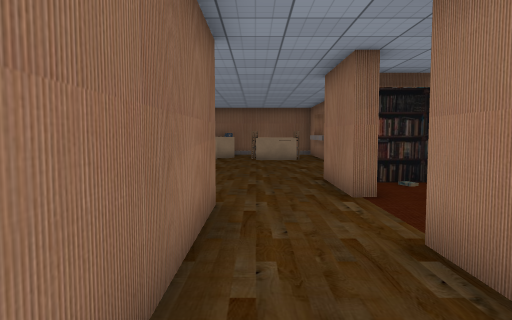
View 1 (above)

24 first-person views from a walk through a 3-D level made in the Unity game engine. The camera is 1.3 m above the floor, tilts 4° down and sees 70° across. The floor is counted in squares, 1 m on a side. Each view is taken from the middle of a square. On the plan, view 1 faces up. The plan holds only what a view shows up to about 15 squares ahead; the rest is blank. The place goes on beyond the plan. The player is left out. Door leaves are left out, so doorways stand open. Some surface patterns are stand-ins.

View 2
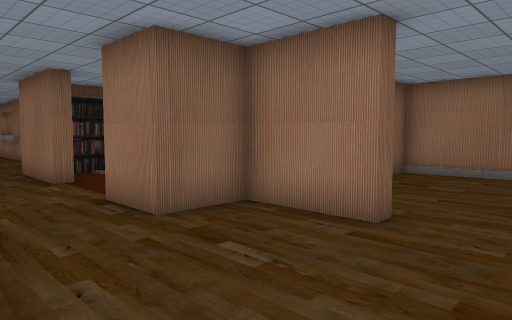

View 3
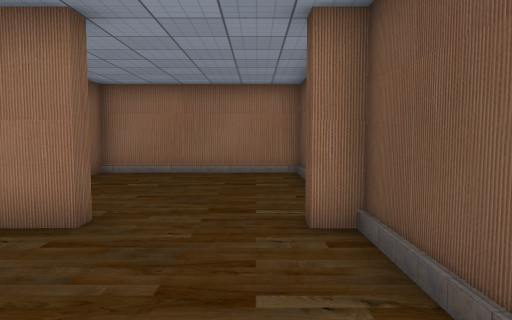

View 4
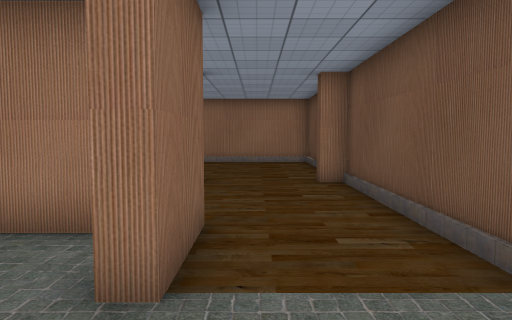

View 5
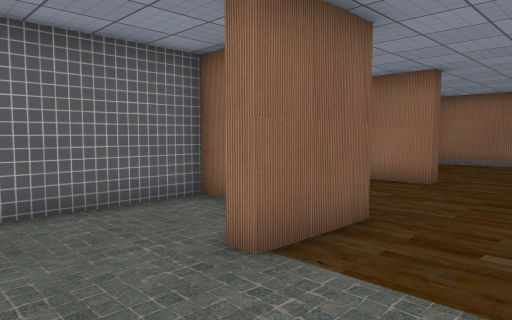

View 6
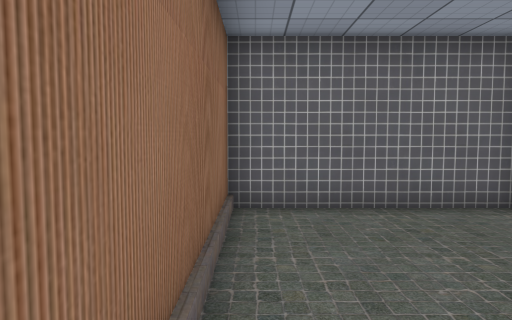

View 7
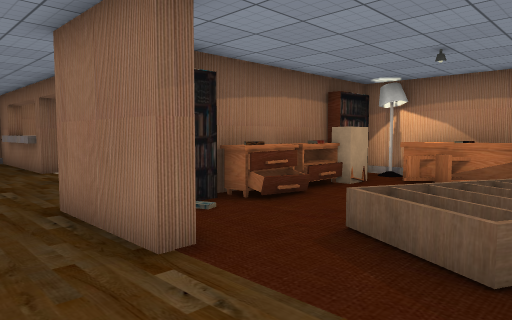

View 8
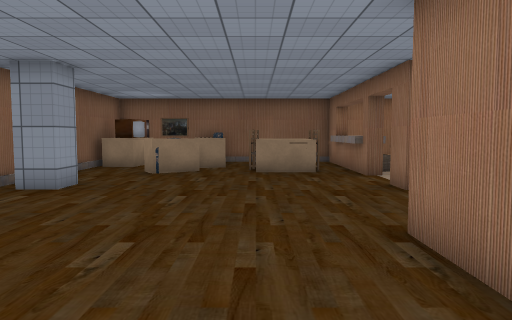

View 9
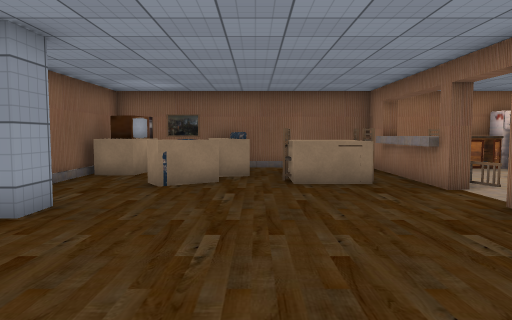

View 10
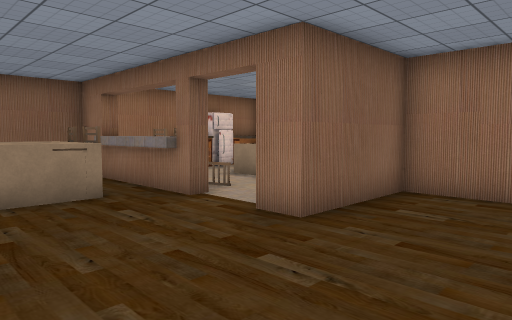

View 11
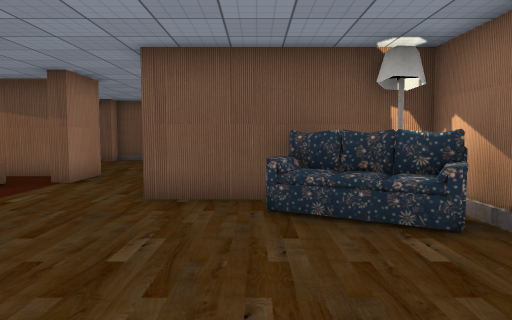

View 12
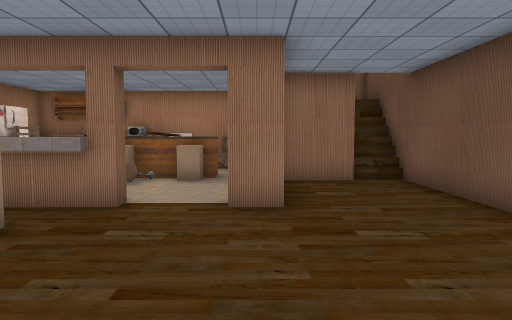

View 13
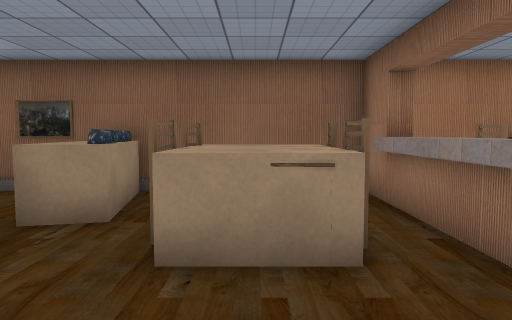

View 14
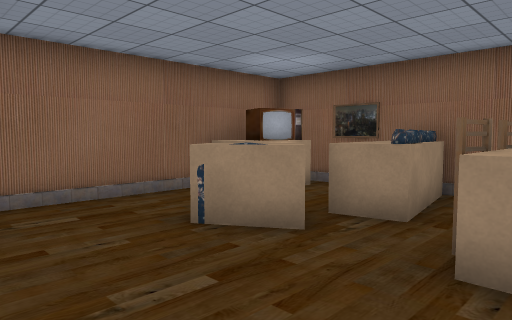

View 15
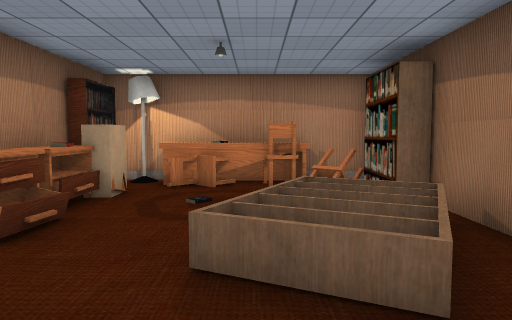

View 16
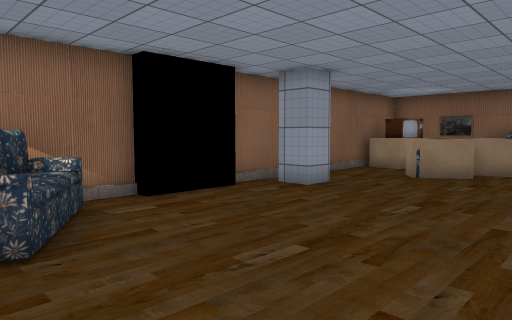

View 17
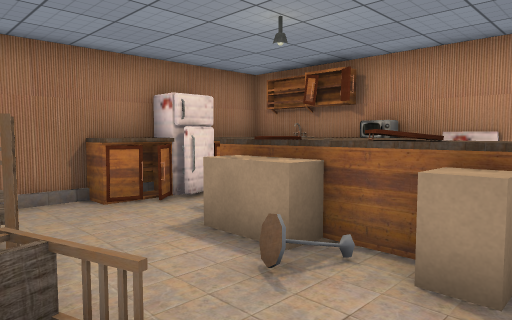

View 18
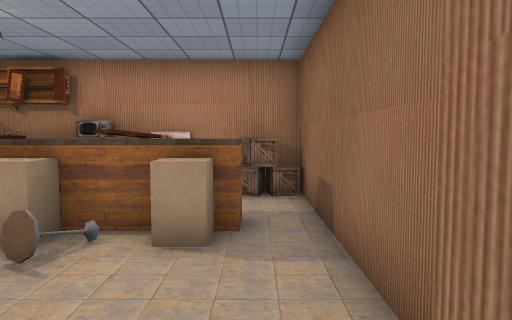

View 19
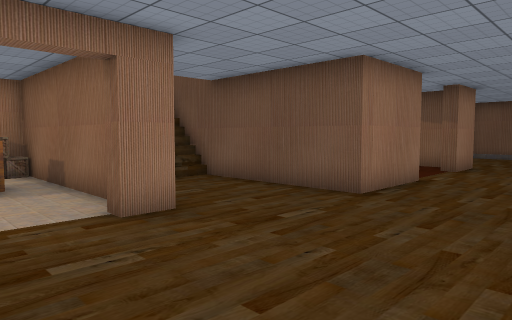

View 20
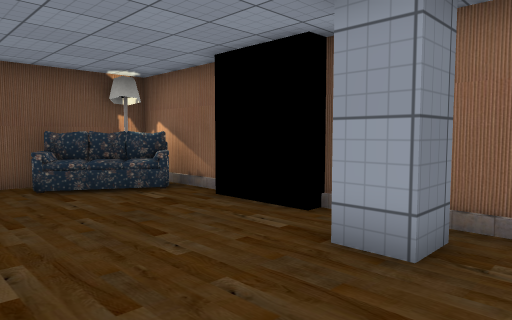

View 21
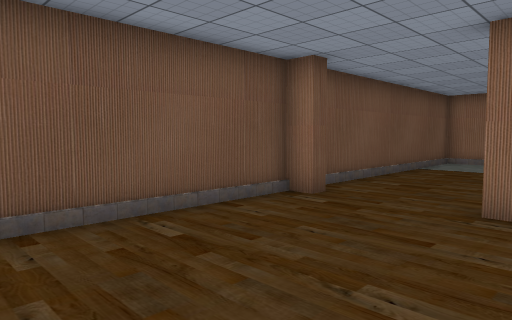

View 22
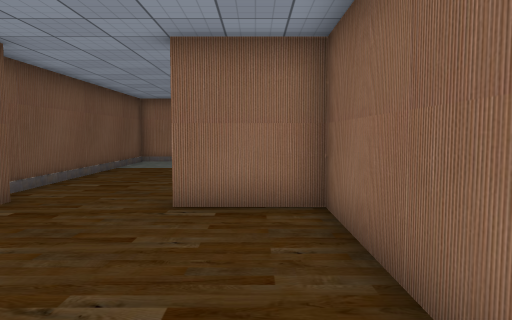

View 23
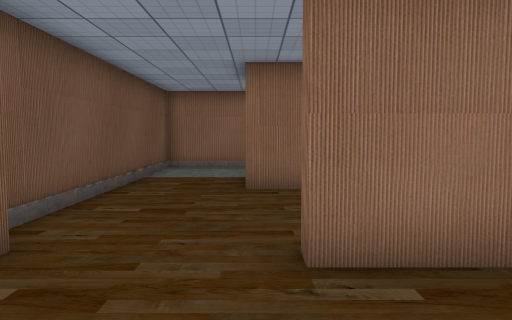

View 24
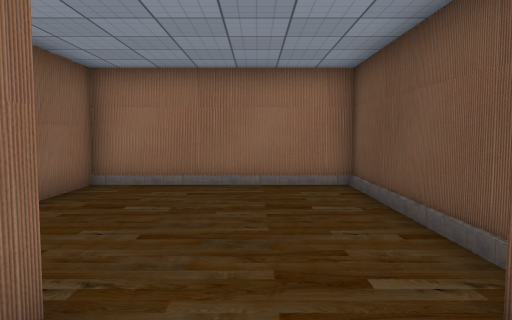

### Floor plan
Key: @ floor where view 1 was taken; # wall or solid block; x gap in a wall; . main floor; : floor 0.25 m higher than the main floor; D open door; = window, fence, low wall or low ledge; ^ raised ledge; L lamp; C chair; T TV; B box; O other object.
Columns run from 7 left of view 1 to 12 right of it. Each row starts with its distance up from view 1.
 24  ######   ######
 23 ###.^####D##..^#
 22 #DTD.O#.  ##...##
 21 #^^..OO^^C^CC..###
 20 #...#^.^^^^CC.^^^#
 19 #...O=.C^C^CC.^^##
 18 #........O#xC..^#
 17 #.............^^#  #
 16 #..............^..B#
 15 #x#........#######B#
 14 #..............
 13 ##.............##
 12 # .............=#
 11 # .......#########
 10 #........##DDO######
  9 #OO......#..#^#.# L#
  8 #OOOO....#.......^^#
  7 #L#####..D..=....=O#
  6       #..D.===  .^^#
  5       #..D.:::= .^^#
  4       #..#.==== ==##
  3 #######..###########
  2 #.....#..###########
  1 #.....#....#.......#
  0 #.....#@...#.......#
 -1 #...###....D.......#
 -2 #...D......D.......#
 -3 #DDDD......D....DDD#
 -4 #...D......#.......#
 -5 ####################

Positions as (right, up) in squares from view 1, and headings:
1: (0, 0), facing up
2: (-1, -3), facing up-right
3: (-1, -3), facing right
4: (-6, -2), facing right
5: (-6, -4), facing up-right
6: (-6, -4), facing up
7: (0, 4), facing up-right
8: (0, 6), facing up
9: (-1, 9), facing up
10: (-1, 11), facing up-right
11: (-3, 14), facing down
12: (-3, 15), facing right
13: (1, 15), facing up
14: (1, 15), facing up-left
15: (1, 6), facing right
16: (1, 7), facing up-left
17: (4, 16), facing up-right
18: (3, 16), facing right
19: (-2, 18), facing down-right
20: (-1, 17), facing down-left
21: (11, 1), facing down-left
22: (11, 1), facing left
23: (8, -1), facing left
24: (2, -2), facing right
